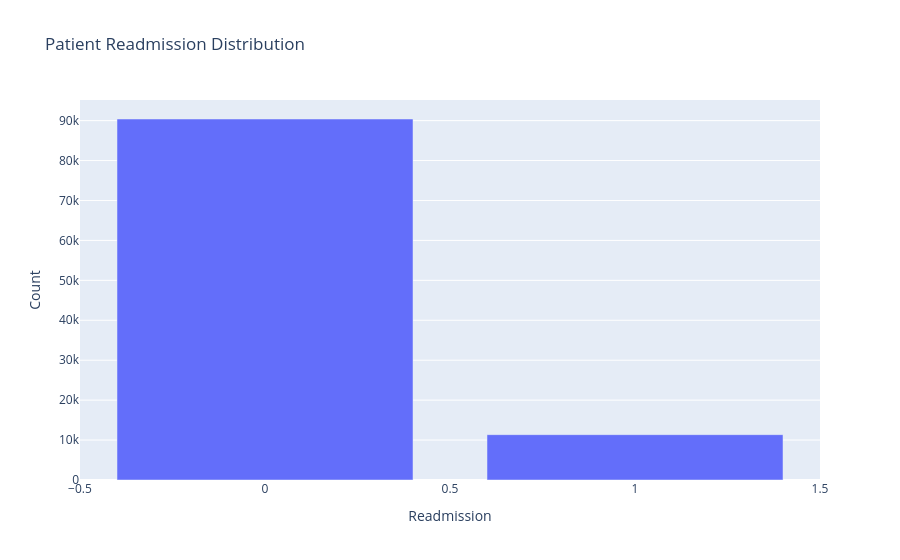

The code cell stored with this chart in its notebook:
### Code cell
fig = px.bar(df["readmitted"].value_counts().reset_index(),
             x="readmitted",
             y="count",
             title="Patient Readmission Distribution")
fig.update_layout(xaxis_title="Readmission",
                  yaxis_title="Count")
fig.show()

### Figure 1 — Plotly figure (JSON) as saved in the notebook; plotly's stock layout.template omitted (floating-point values rounded to 4 significant figures)
{"data": [{"hovertemplate": "readmitted=%{x}<br>count=%{y}<extra></extra>", "legendgroup": "", "marker": {"color": "#636efa", "pattern": {"shape": ""}}, "name": "", "orientation": "v", "showlegend": false, "textposition": "auto", "type": "bar", "x": [0, 1], "xaxis": "x", "y": [90409, 11357], "yaxis": "y"}], "layout": {"barmode": "relative", "legend": {"tracegroupgap": 0}, "title": {"text": "Patient Readmission Distribution"}, "xaxis": {"anchor": "y", "domain": [0, 1], "title": {"text": "Readmission"}}, "yaxis": {"anchor": "x", "domain": [0, 1], "title": {"text": "Count"}}}}
